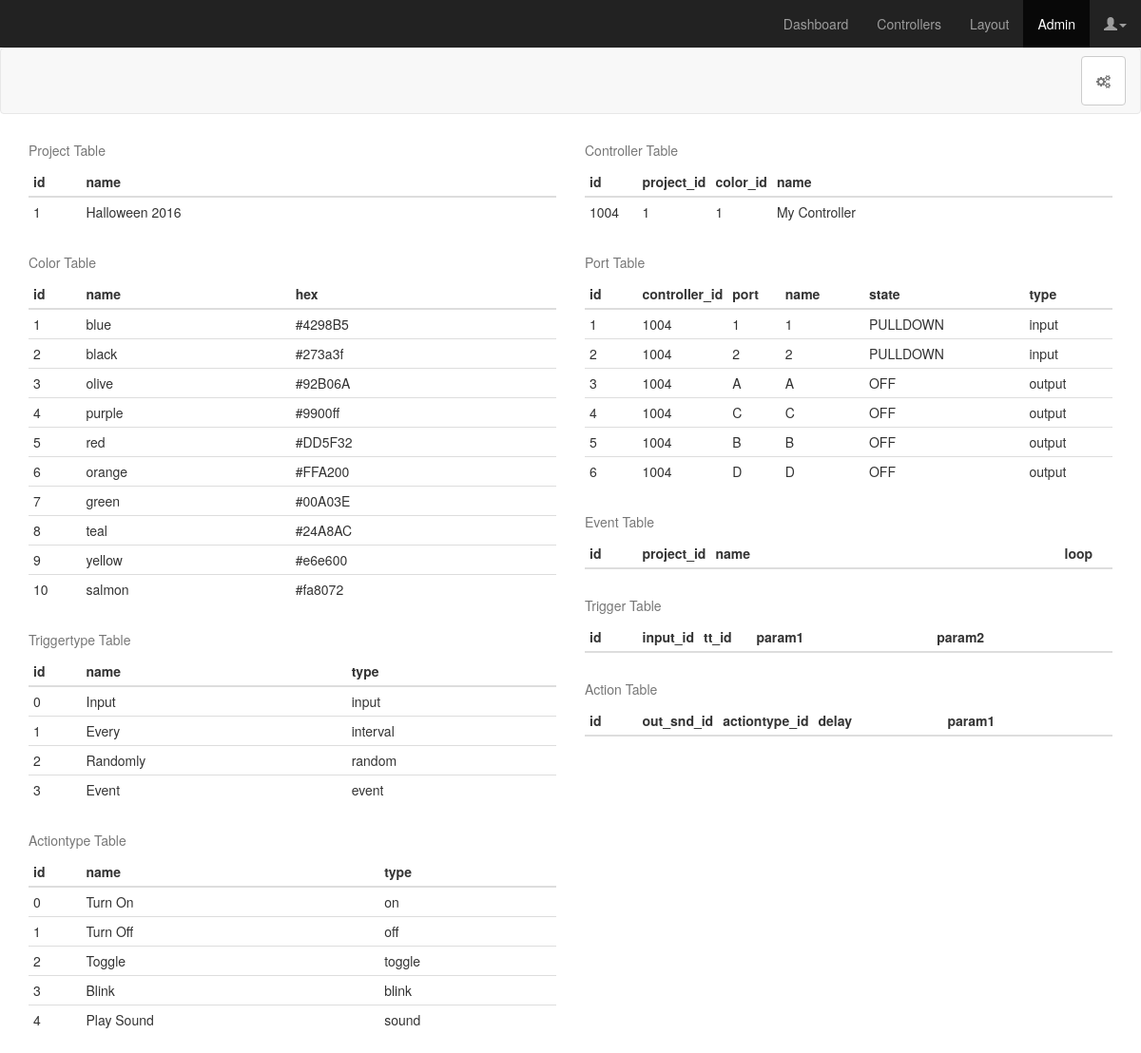
The page /admin on the database its author committed.
### app/models.py (models this page shows, shortened)
class Project(db.Model):
	id = db.Column(db.Integer, primary_key=True)
	name = db.Column(db.String(49), unique=True)
	controller = db.relationship('Controller', backref='controlelr', lazy='dynamic')
	event = db.relationship('Event', backref='event', lazy='dynamic')
	@property
	def serialize(self):
		return{
			'id': self.id,
			'name': self.name
		}

class Color(db.Model):
	id = db.Column(db.Integer, primary_key=True)
	name = db.Column(db.String(8))
	hex = db.Column(db.String(8))
	@property
	def serialize(self):
		return{
			'id': self.id,
			'name': self.name,
			'hex': self.hex
		}

class Triggertype(db.Model):
	id = db.Column(db.Integer, primary_key=True)
	type = db.Column(db.String(10))
	name = db.Column(db.String(25))
	@property
	def serialize(self):
		return {
			'id': self.id,
			'name': self.name,
			'type': self.type
		}

class Actiontype(db.Model):
	id = db.Column(db.Integer, primary_key=True)
	type = db.Column(db.String(10))
	name = db.Column(db.String(25))
	@property
	def serialize(self):
		return{
			'id': self.id,
			'name': self.name,
			'type': self.type
		}

class Controller(db.Model):
	id = db.Column(db.Integer, primary_key=True)
	project_id = db.Column(db.Integer, db.ForeignKey('project.id'))
	color_id = db.Column(db.Integer, db.ForeignKey('color.id'))
	name = db.Column(db.String(25), unique=True)
	ports = db.relationship('Port', backref='controller')
	def get_port(self, port):
		try:
			for p in self.ports:
				if p.port == port:
					return p
		except:
			return 0
	@property
	def serialize(self):
		return {
			'controller_id': self.id,
			'project_id': self.project_id,
			'controllername': self.name,
			'controllercolor': self.color_id,
			'input1_id': self.get_port('1').id,
			'input1name': self.get_port('1').name,
			'input1state': self.get_port('1').state,
			'input2_id': self.get_port('2').id,
			'input2name': self.get_port('2').name,
			'input2state': self.get_port('2').state,
			'outputA_id': self.get_port('A').id,
			'outputAname': self.get_port('A').name,
			'outputAstate': self.get_port('A').state,
			'outputB_id': self.get_port('B').id,
			'outputBname': self.get_port('B').name,
			'outputBstate': self.get_port('B').state,
			'outputC_id': self.get_port('C').id,
			'outputCname': self.get_port('C').name,
			'outputCstate': self.get_port('C').state,
			'outputD_id': self.get_port('D').id,
			'outputDname': self.get_port('D').name,
			'outputDstate': self.get_port('D').state,
		}

class Port(db.Model):
	id = db.Column(db.Integer, primary_key=True)
	controller_id = db.Column(db.Integer, db.ForeignKey('controller.id'))
	port = db.Column(db.String(2))
	name = db.Column(db.String(25))
	state = db.Column(db.String(10))
	type = db.Column(db.String(8))
	@property
	def serialize(self):
		return {
			'id': self.id,
			'cid': self.controller_id,
			'port': self.port,
			'name': self.name,
			'state': self.state,
			'type': self.type,
			'color_id': self.controller.color_id
		}

### app/views.py (the view)
@app.route('/admin')
def admin():
	return render_template('admin.html', title='Admin', projects=[p.serialize for p in Project.query.all()], ports=[p.serialize for p in Port.query.all()], triggertypes=[tt.serialize for tt in Triggertype.query.all()], actiontypes=[at.serialize for at in Actiontype.query.all()], actions=[a.serialize for a in Action.query.all()], controllers=[c.serialize for c in Controller.query.all()], events=[e.serialize for e in Event.query.all()], colors=[c.serialize for c in Color.query.all()])

### app/templates/admin.html (shortened to what this page needs)
{% extends "base.html" %}
{% block content %}
<link href="static/css/admin.css" rel="stylesheet">
<nav class="navbar navbar-default">
  <div class="container-fluid">
    <div class="collapse navbar-collapse" id="navbar-collapse-1">
      <ul class="nav navbar-nav navbar-right">
        <li>
        	<a class="btn btn-default navbar-btn" href="init_setup" role="button">
        	  <i class="fa fa-cogs"></i>
        	</a>
        </li>
      </ul>
    </div>
  </div>
</nav>
<div class="container">
  <div class="row">
    <div class="col-xs-6">
      <table class="table table-condensed">
        <caption>Project Table</caption>
        <thead>
          <tr>
            <th class="id">id</th>
            <th>name</th>
          </tr>
        </thead>
        <tbody>
          {% for p in projects %}
          <tr>
            <td class="id">{{ p.id }}</td>
            <td>{{ p.name }}</td>
          </tr>
          {% endfor %}
        </tbody>
      </table>
      <table class="table table-condensed">
        <caption>Color Table</caption>
        <thead>
          <tr>
            <th class="id">id</th>
            <th>name</th>
            <th>hex</th>
          </tr>
        </thead>
        <tbody>
          {% for c in colors %}
          <tr>
            <td class="id">{{ c.id }}</td>
            <td>{{ c.name }}</td>
            <td>{{ c.hex }}</td>
          </tr>
          {% endfor %}
        </tbody>
      </table>
      <table class="table table-condensed">
        <caption>Triggertype Table</caption>
        <thead>
          <tr>
            <th class="id">id</th>
            <th>name</th>
            <th>type</th>
          </tr>
        </thead>
        <tbody>
          {% for tt in triggertypes %}
          <tr>
            <td class="id">{{ tt.id }}</td>
            <td>{{ tt.name }}</td>
            <td>{{ tt.type }}</td>
          </tr>
          {% endfor %}
        </tbody>
      </table>
      <table class="table table-condensed">
        <caption>Actiontype Table</caption>
        <thead>
          <tr>
            <th class="id">id</th>
            <th>name</th>
            <th>type</th>
          </tr>
        </thead>
        <tbody>
          {% for a in actiontypes %}
          <tr>
            <td class="id">{{ a.id }}</td>
            <td>{{ a.name }}</td>
            <td>{{ a.type }}</td>
          </tr>
          {% endfor %}
        </tbody>
      </table>
    </div>
    <div class="col-xs-6">
      <table class="table table-condensed">
        <caption>Controller Table</caption>
        <thead>
          <tr>
            <th class="id">id</th>
            <th class="id">project_id</th>
            <th class="id">color_id</th>
            <th>name</th>
          </tr>
        </thead>
        <tbody>
          {% for c in controllers %}
          <tr>
            <td class="id">{{ c.controller_id }}</td>
            <td class="id">{{ c.project_id }}</td>
            <td class="id">{{ c.controllercolor }}</td>
            <td>{{ c.controllername }}</td>
          </tr>
          {% endfor %}
        </tbody>
      </table>
      <table class="table table-condensed">
        <caption>Port Table</caption>
        <thead>
          <tr>
            <th class="id">id</th>
            <th class="id">controller_id</th>
            <th class="id">port</th>
            <th>name</th>
            <th>state</th>
            <th>type</th>
          </tr>
        </thead>
        <tbody>
          {% for p in ports %}
          <tr>
            <td class="id">{{ p.id }}</td>
            <td class="id">{{ p.cid }}</td>
            <td class="id">{{ p.port }}</td>
            <td>{{ p.name }}</td>
            <td>{{ p.state }}</td>
            <td>{{ p.type }}</td>
          </tr>
          {% endfor %}
        </tbody>
      </table>
      <table class="table table-condensed">
        <caption>Event Table</caption>
        <thead>
          <tr>
            <th class="id">id</th>
            <th class="id">project_id</th>
            <th>name</th>
            <th class="id">loop</th>
          </tr>
        </thead>
      </table>
      <table class="table table-condensed">
        <caption>Trigger Table</caption>
        <thead>
          <tr>
            <th class="id">id</th>
            <th class="id">input_id</th>
            <th class="id">tt_id</th>
            <th>param1</th>
            <th>param2</th>
          </tr>
        </thead>
      </table>
      <table class="table table-condensed">
        <caption>Action Table</caption>
        <thead>
          <tr>
            <th class="id">id</th>
            <th class="id">out_snd_id</th>
            <th class="id">actiontype_id</th>
            <th>delay</th>
            <th>param1</th>
          </tr>
        </thead>
      </table>
    </div>
  </div>
</div>
{% endblock %}

### app/templates/base.html (shortened to what this page needs)
<!DOCTYPE html>
<html lang="en">
  <head>
    <link href="static/css/bootstrap.min.css" rel="stylesheet">
    <link href="static/font-awesome-4.6.3/css/font-awesome.min.css" rel="stylesheet">
    <link href="static/css/animate.min.css" rel="stylesheet">
  </head>
  <body>
    <nav class="navbar navbar-inverse navbar-fixed-top">
      <div class="container-fluid">
        <div id="navbar" class="navbar-collapse collapse">
          <ul class="nav navbar-nav navbar-right">
            <li id="dashboard"><a href="dashboard">Dashboard</a></li>
            <li id="controllers"><a href="controllers">Controllers</a></li>
            <li id="layout"><a href="#">Layout</a></li>
            <li id="admin"><a href="admin">Admin</a></li>
            <li>
              <a href="#" class="dropdown-toggle" data-toggle="dropdown"><span class="glyphicon glyphicon-user"></span><span class="caret"></span></a>
            </li>
          </ul>
        </div>
      </div>
    </nav>
    {% block content %}{% endblock %}
  </body>
</html>

### app/static/css/admin.css (style rules this page uses)
body { padding-top: 50px; }
.navbar-fixed-top { border: 0; }
.id { width: 10%; }

### rows shown on the page
Project: id "1", name "Halloween 2016"
Color: id "1", name "blue", hex "#4298B5"
Color: id "2", name "black", hex "#273a3f"
Color: id "3", name "olive", hex "#92B06A"
Color: id "4", name "purple", hex "#9900ff"
Color: id "5", name "red", hex "#DD5F32"
Color: id "6", name "orange", hex "#FFA200"
Color: id "7", name "green", hex "#00A03E"
Color: id "8", name "teal", hex "#24A8AC"
Color: id "9", name "yellow", hex "#e6e600"
Color: id "10", name "salmon", hex "#fa8072"
Triggertype: id "0", name "Input", type "input"
Triggertype: id "1", name "Every", type "interval"
Triggertype: id "2", name "Randomly", type "random"
Triggertype: id "3", name "Event", type "event"
Actiontype: id "0", name "Turn On", type "on"
Actiontype: id "1", name "Turn Off", type "off"
Actiontype: id "2", name "Toggle", type "toggle"
Actiontype: id "3", name "Blink", type "blink"
Actiontype: id "4", name "Play Sound", type "sound"
Controller: controller_id "1004", controllername "My Controller"
Port: id "1", cid "1004", port "1", name "1", state "PULLDOWN", type "input"
Port: id "2", cid "1004", port "2", name "2", state "PULLDOWN", type "input"
Port: id "3", cid "1004", port "A", name "A", state "OFF", type "output"
Port: id "4", cid "1004", port "C", name "C", state "OFF", type "output"
Port: id "5", cid "1004", port "B", name "B", state "OFF", type "output"
Port: id "6", cid "1004", port "D", name "D", state "OFF", type "output"

### other values the page prints
{{ c.project_id }} "1"
{{ c.controllercolor }} "1"
